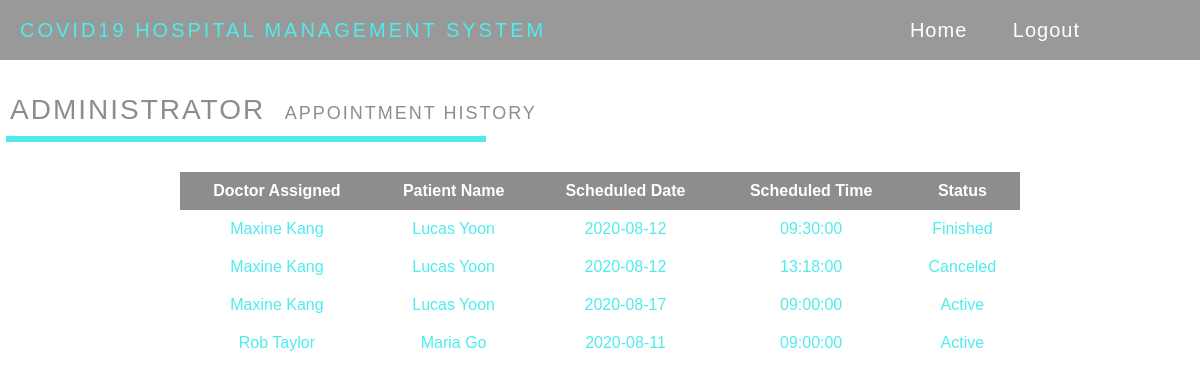
The app's page /admin/view-appoints.php with its own data.
### tables this page shows
CREATE TABLE `appointment` (
  `count` int(11) NOT NULL,
  `patient_ID` int(11) NOT NULL,
  `doctor_ID` int(11) NOT NULL,
  `schedDate` date NOT NULL,
  `schedTime` time NOT NULL,
  `ptnStatus` int(11) NOT NULL,
  `docStatus` int(11) NOT NULL
);

CREATE TABLE `doctor` (
  `doctor_ID` int(11) NOT NULL,
  `dFullName` varchar(255) NOT NULL,
  `dUsername` varchar(255) NOT NULL,
  `dPassword` varchar(255) NOT NULL,
  `dEmail` varchar(255) NOT NULL,
  `dNumber` varchar(50) NOT NULL,
  `dAge` int(20) NOT NULL,
  `dBirthday` date NOT NULL,
  `dAddress` varchar(255) NOT NULL,
  `dGender` varchar(255) NOT NULL,
  `dProfilepic` varchar(255) NOT NULL,
  `dSpecialization` varchar(255) NOT NULL
);

CREATE TABLE `patient` (
  `patient_ID` int(11) NOT NULL,
  `doctor_ID` int(20) NOT NULL,
  `pFullName` varchar(255) NOT NULL,
  `pUsername` varchar(255) NOT NULL,
  `pPassword` varchar(255) NOT NULL,
  `pEmail` varchar(255) NOT NULL,
  `pNumber` varchar(50) NOT NULL,
  `pAge` int(20) NOT NULL,
  `pBirthday` date NOT NULL,
  `pAddress` varchar(255) NOT NULL,
  `pGender` varchar(255) NOT NULL,
  `pProfilepic` varchar(255) NOT NULL
);

### admin/view-appoints.php (the view, shortened to what this page needs)
<!DOCTYPE html>
<html lang="en">
	<head>
		<link rel="stylesheet" href="styles.css">
	</head>
	<body>
		<div class="wrapper" id="wrapper">
			<div class="top_navbar">
				<div class="menu">
					<div class="logo">COVID19 Hospital Management System</div>
					<li><a href="home.php">Home</a>
					<a href="../include/logout.php" onClick="return confirm('Are you sure you want to logout?')">Logout</a></li>
				</div>
			</div>
			<p>ADMINISTRATOR&nbsp <small>APPOINTMENT HISTORY</small></p>
			<hr>
			<table>
				<thead>
				<tr>
				<th>Doctor Assigned</th>
				<th>Patient Name</th>
				<th>Scheduled Date</th>
				<th>Scheduled Time</th>
				<th>Status</th>
				</tr>
				</thead>
				<tbody>
				<?php include('../include/config.php');
					$sql= mysqli_query($conn, "SELECT doctor.dFullName as dname,appointment.*, patient.pFullName as pname,appointment.* FROM appointment JOIN doctor ON doctor.doctor_ID = appointment.doctor_ID JOIN patient ON patient.patient_ID = appointment.patient_ID");
					while($row=mysqli_fetch_array($sql)) {
				?>
				<tr>
				<td><?php echo $row['dname'];?></td>
				<td><?php echo $row['pname'];?></td>
				<td><?php echo $row['schedDate'];?></td>
				<td><?php echo $row['schedTime'];?></td>
				<td>
	<?php if(($row['ptnStatus']==1) && ($row['docStatus']==1))
		{
			echo "Active";
		}
		if(($row['ptnStatus']==0) && ($row['docStatus']==1))
		{
			echo "Finished";
		}
		if(($row['ptnStatus']==1) && ($row['docStatus']==0))
		{
			echo "Canceled";
		}
	?>
	</td></tr>
		<?php } ?>
		</tbody>
		</table>
		</div>
	</body>
</html>

### admin/styles.css (style rules this page uses)
* { margin: 0; padding: 0; list-style: none; box-sizing: border-box; text-decoration: none; font-family: Helvetica; }
li, a { font-size: 20px; text-decoration: none; color: #999; }
.wrapper { width: 100%; height: 100%; }
.top_navbar { background: #999; height: 60px; display: flex; position: fixed; width: 100%; top: 0; }
.top_navbar .menu { width: calc(100% - 80px); height: 100%; display: flex; justify-content: space-between; align-items: center; padding: 0 20px; }
.top_navbar .menu .logo { color: #50ebec; text-transform: uppercase; letter-spacing: 3px; font-size: 20px; }
.top_navbar .menu li a { color: white; padding: 10px; text-decoration: none; display: inline-block; letter-spacing: 1px; font-size: 20px; margin: 0 10px; }
p { margin-top: 7%; padding: 10px; color: #8d8d8d; font-size: 28px; letter-spacing: 2px; }
small { font-size: 18px; }
hr { margin-left: .5%; width: 40%; padding: 3px; background: #50ebec; border: none; }
table { margin-top: 30px; margin-left: 15%; border-collapse: collapse; width: 70%; color: #50ebec; font-size: 16px; text-align: center; }
td { padding: 10px; }
th { background-color: #8d8d8d; color: white; padding: 10px; }
tr:nth-child(even) { background-color: white; padding: 10px; }

### records on screen
appointment: doctor_ID.dFullName "Maxine Kang", patient_ID.pFullName "Lucas Yoon", schedDate "2020-08-12", schedTime "09:30:00", ptnStatus "Finished"
appointment: doctor_ID.dFullName "Maxine Kang", patient_ID.pFullName "Lucas Yoon", schedDate "2020-08-12", schedTime "13:18:00", ptnStatus "Canceled"
appointment: doctor_ID.dFullName "Maxine Kang", patient_ID.pFullName "Lucas Yoon", schedDate "2020-08-17", schedTime "09:00:00", ptnStatus "Active"
appointment: doctor_ID.dFullName "Rob Taylor", patient_ID.pFullName "Maria Go", schedDate "2020-08-11", schedTime "09:00:00", ptnStatus "Active"
